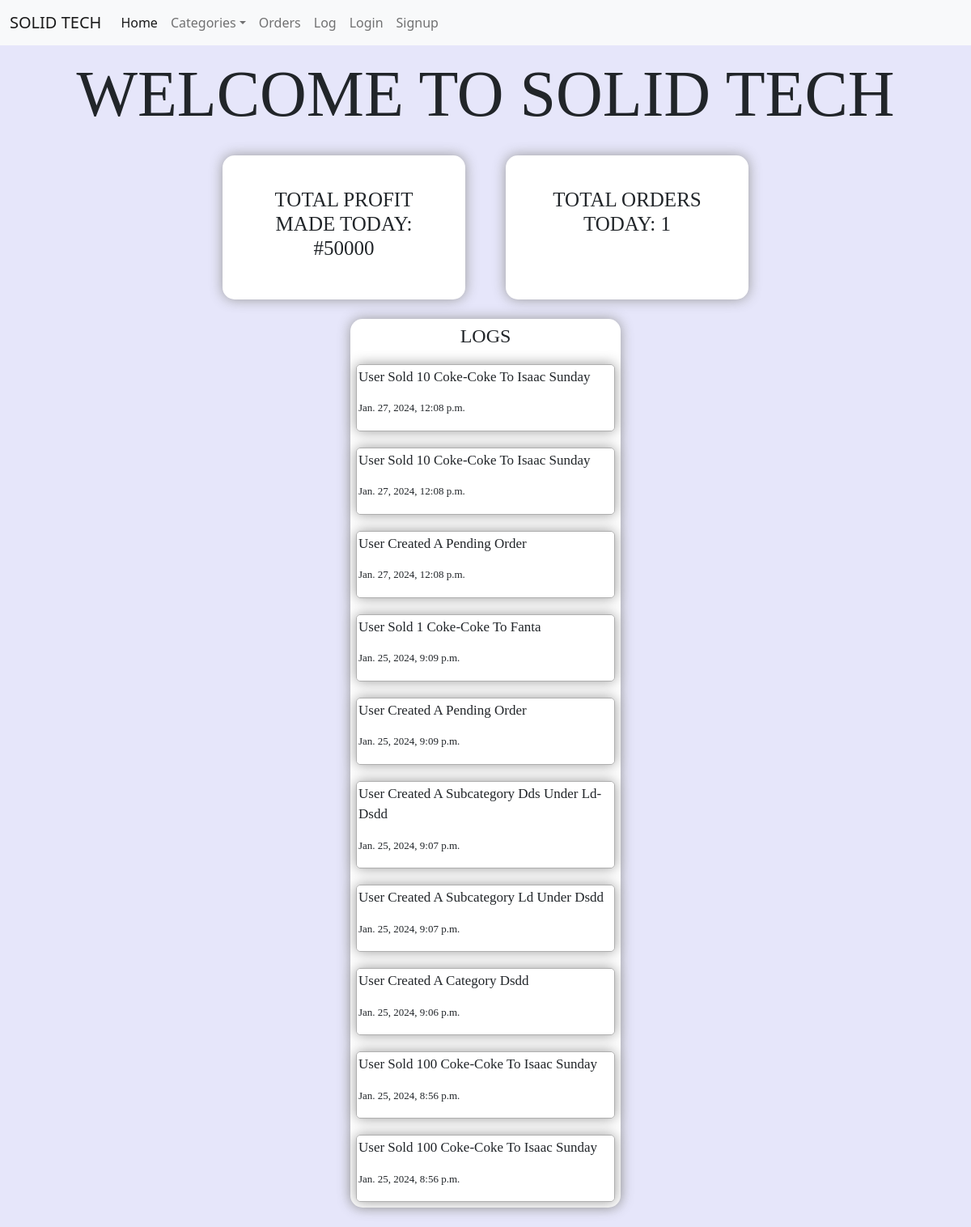
The app's page /seller/home/ with its own data.
### Sellers/models.py (models this page shows)
class Log(models.Model):
    log = models.CharField(max_length=10000000)
    date_created = models.DateTimeField(auto_now_add=True)
    date = models.DateField(null=True, blank=True, auto_now_add=True)

### Sellers/views.py (the view)
# urls.py: path("home/", views.home, name='home'),
def home(request, since=None):
    orders = Order.objects.filter(created_at__day=localdate().today().day, completed=False)
    cost = 0
    for order in orders:
        cost += order.total_price
    order = Order.objects.filter(created_at__day=localdate().today().day, completed=False).count()
    last_five_orders = Order.objects.filter(created_at=localdate().today(), completed=False).order_by('-id')[:5]
    context = {'cost': cost, 'order': order, 'last_five_orders': last_five_orders, 'orders_made': orders}
    return render(request, 'home.html', context)

### Sellers/models.py (called while the page is built)
    @property
    def total_price(self):
        order_items = OrderItem.objects.filter(order_id=self.id)
        cost = 0
        for order_item in order_items:
            cost += order_item.cost
        return cost

    @property
    def cost(self):
        return self.item.price * self.quantity

### utils/context_processors.py (called while the page is built)
def navbar_categories(request):
    categories = Category.objects.all()
    category = Category.objects.filter(parent=None)
    log = Log.objects.all().order_by('-id')[:10]
    return {'navbar_categories':categories,'categorys':category,'log':log}

### templates/home.html (shortened to what this page needs)
{% extends 'base.html' %}
    {% load static %}
    {% load bootstrap5 %}
    {% block title %}
        {% load static %}
        <link rel="stylesheet" href="{% static 'css/home.css' %}">
    {% endblock %}
{% block content %}
    <p id="title">WELCOME TO SOLID TECH</p>
    <div id="container-1">
        <div id="profit-div">
            <h3 id="profit">TOTAL PROFIT MADE TODAY: #{{ cost }}</h3>
        </div>
        <div id="order-div">
            <h3 id="order">TOTAL ORDERS TODAY: {{ order }}</h3>
        </div>
    </div>
    <br>
    <div id="container-2">
        <div id="log-div">
            <h4 id="text">LOGS</h4>
            {% for logs in log %}
                <div id="log-sub">
                    <p id="name">{{ logs.log|title }}</p>
                    <p id="date">{{ logs.date_created }}</p>
                </div>
            {% endfor %}
        </div>
    </div>
    <br>
{% endblock %}

### templates/base.html (shortened to what this page needs)
<!DOCTYPE html>
<html lang="en">
<head>
    {% load static %}
    <link href="https://cdn.jsdelivr.net/npm/bootstrap@5.2.2/dist/css/bootstrap.min.css" rel="stylesheet"
>
    {% block title %}
    {% endblock %}
</head>
<body>
{% load mptt_tags %}
<nav class="navbar navbar-expand-lg navbar-light bg-light">
    <div class="dropdown container-fluid">
        <a class="navbar-brand" href="">SOLID TECH</a>
        <div class="collapse navbar-collapse" id="navbarScroll">
            <ul class="navbar-nav me-auto my-2 my-lg-0 navbar-nav-scroll" style="--bs-scroll-height: 100px;">
                <li class="nav-item">
                    <a class="nav-link active" aria-current="page" href="{% url 'home' %}">Home</a>
                </li>
                {% if navbar_categories %}
                    <li class="nav-item dropdown">
                        <a class="test nav-link dropdown-toggle" href="#" id="navbarScrollingDropdown" role="button"
                           data-bs-toggle="dropdown" aria-expanded="false">
                            Categories</a>
                    </li>
                {% else %}
                    <li class="nav-item">
                        <a class="nav-link" href="">Categories</a>
                    </li>
                {% endif %}
                <li class="nav-item">
                    <a class="nav-link" href="{% url 'searchorders' %}">Orders</a>
                </li>
                                <li class="nav-item">
                                    <a class="nav-link" href="{% url 'searchlog' %}">Log</a>
                                </li>
                {% if user.is_authenticated %}
                    <li class="nav-item">
                        <a class="nav-link" href="{% url 'logout' %}">Logout</a>
                    </li>
                {% else %}
                    <li class="nav-item">
                        <a class="nav-link" href="{% url 'login' %}">Login</a>
                    </li>
                    <li class="nav-item">
                        <a class="nav-link" href="{% url 'signup' %}">Signup</a>
                    </li>
                {% endif %}
            </ul>
        </div>
    </div>
</nav>
{% block content %}
{% endblock %}
</body>
</html>

### static/css/home.css (style rules this page uses)
body { background-color: #E6E6FA; }
#title { font-family: Informal Roman, serif; font-size: 80px; font-style: normal; font-weight: 400; line-height: 150%; text-align: center; }
#order { text-align: center; padding: 40px; font-size: 25px; font-family: SansSerif, serif; }
#order-div { box-shadow: hsl(0, 0%, 60%) 0 0 16px; border-radius: 15px; background-color: white; }
#profit { text-align: center; padding: 40px; font-size: 25px; font-family: SansSerif, serif; }
#profit-div { box-shadow: hsl(0, 0%, 60%) 0 0 16px; border-radius: 15px; background-color: white; }
#container-1 { display: grid; grid-template-columns: 300px 300px; column-gap: 50px; justify-content: center; }
#name { font-family: SansSerif, serif; font-size: 17px; }
#date { font-family: SansSerif, serif; font-size: 13px; }
#container-2 { display: grid; justify-content: center; }
#log-div { padding: 7px; box-shadow: hsl(0, 0%, 60%) 0 0 16px; border-radius: 15px; background-color: white; }
#text { text-align: center; font-family: SansSerif, serif; }
a { text-align: center; text-decoration: none; color: black; }
#log-sub { border: solid #afafaf 1px; margin-top: 20px; padding: 2px; border-radius: 5px; box-shadow: hsl(0, 0%, 60%) 0 0 16px; width: 320px; }

### records on screen
Log: log "User Sold 10 Coke-Coke To Isaac Sunday", date_created "Jan. 27, 2024, 12:08 p.m."
Log: log "User Sold 10 Coke-Coke To Isaac Sunday", date_created "Jan. 27, 2024, 12:08 p.m."
Log: log "User Created A Pending Order", date_created "Jan. 27, 2024, 12:08 p.m."
Log: log "User Sold 1 Coke-Coke To Fanta", date_created "Jan. 25, 2024, 9:09 p.m."
Log: log "User Created A Pending Order", date_created "Jan. 25, 2024, 9:09 p.m."
Log: log "User Created A Subcategory Dds Under Ld-Dsdd", date_created "Jan. 25, 2024, 9:07 p.m."
Log: log "User Created A Subcategory Ld Under Dsdd", date_created "Jan. 25, 2024, 9:07 p.m."
Log: log "User Created A Category Dsdd", date_created "Jan. 25, 2024, 9:06 p.m."
Log: log "User Sold 100 Coke-Coke To Isaac Sunday", date_created "Jan. 25, 2024, 8:56 p.m."
Log: log "User Sold 100 Coke-Coke To Isaac Sunday", date_created "Jan. 25, 2024, 8:56 p.m."

### other values on screen
{{ cost }} "50000"
{{ order }} "1"
